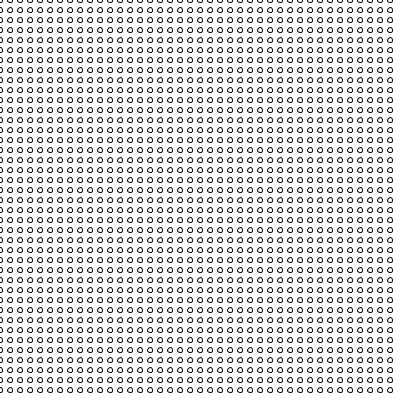
Frame 1 (no input)
Frame 60 (the mouse pressed at the canvas centre just before this capture): identical to frame 1, image omitted
Frame 120 (the mouse held since frame 60 and released just before this capture): identical to frame 1, image omitted

The Processing sketch that drew this single still picture (run headless with seeded random() and noise(); from frame 60 on, the mouse is pressed at the canvas centre):

// Processing sketch: processing_41552
// ── processing_41552.pde

void setup() {
  size(400, 400);
  smooth();
}
void draw() {
  background(255);
  for (int y=0; y<height; y=y+10) {
      for (int x=0; x<width; x=x+10) {
        ellipse(x, y, 5, 5);
      }
    }
  if (keyPressed &&key == 'z') {
    background(255);
    for (int y=0; y<height; y=y+10) {
      for (int x=0; x<width; x=x+10) {
        ellipse(x, y, 5, y);
      }
    }
  }
}
